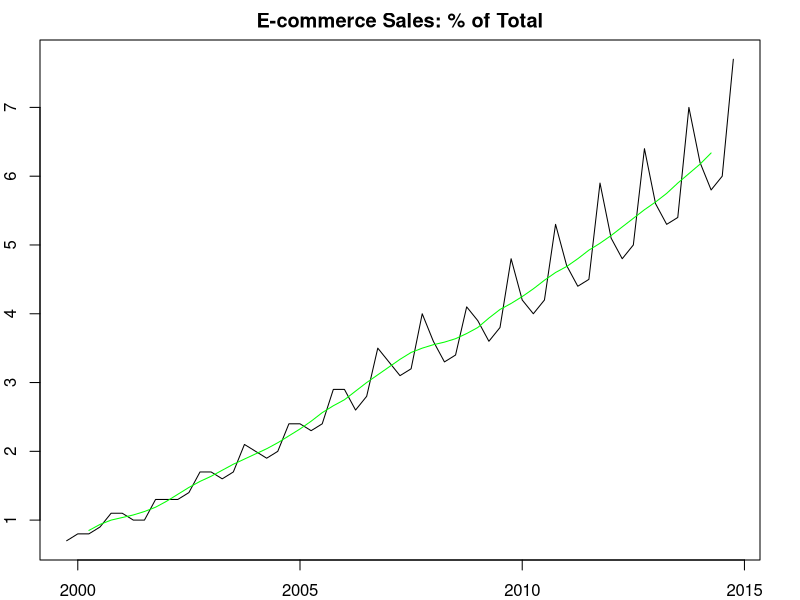
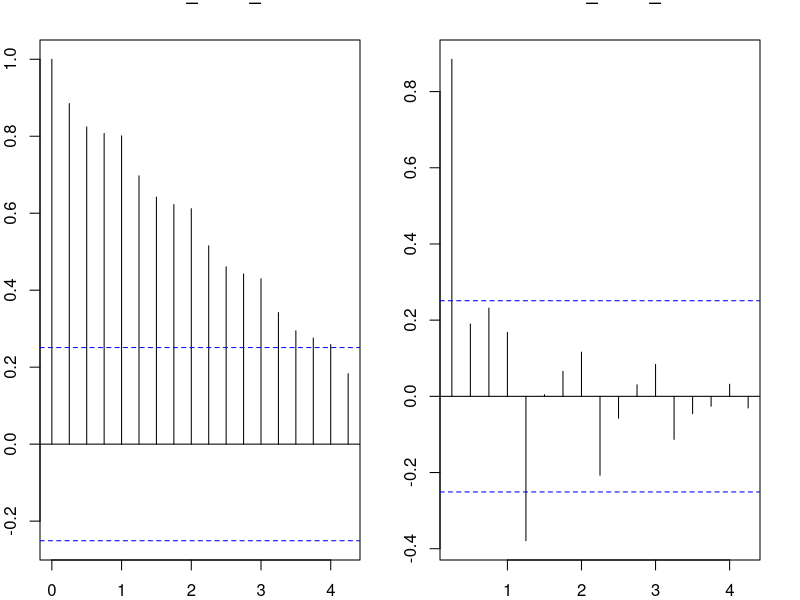
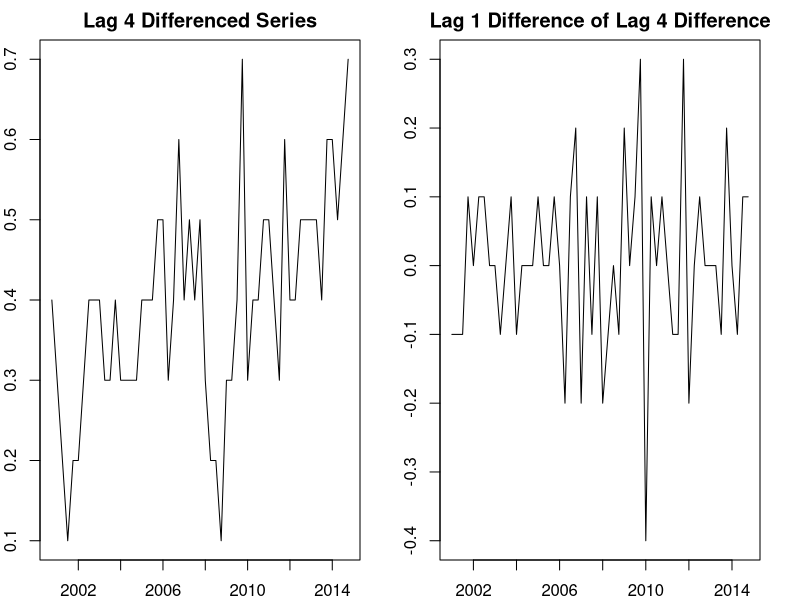
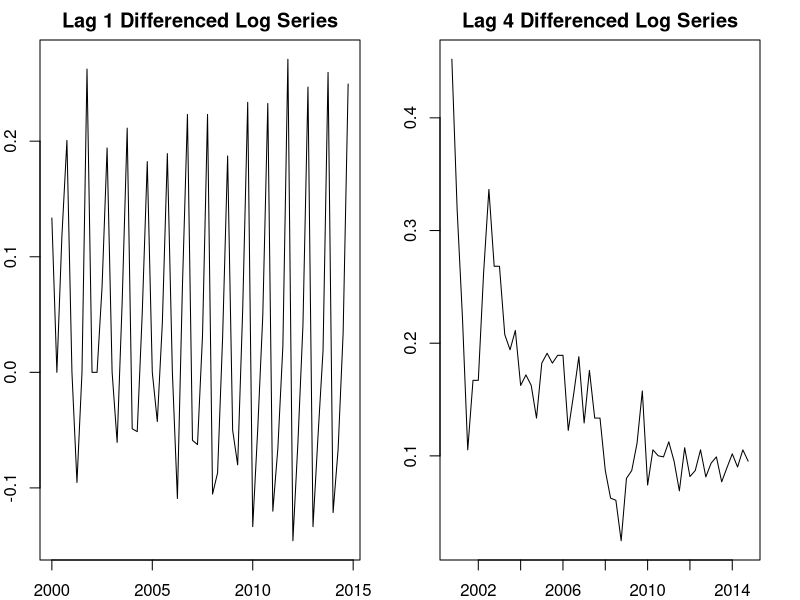
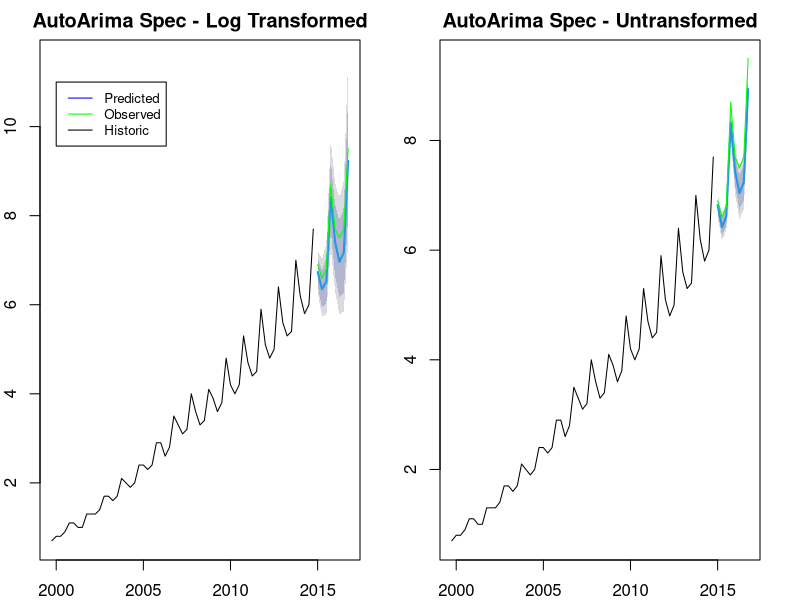
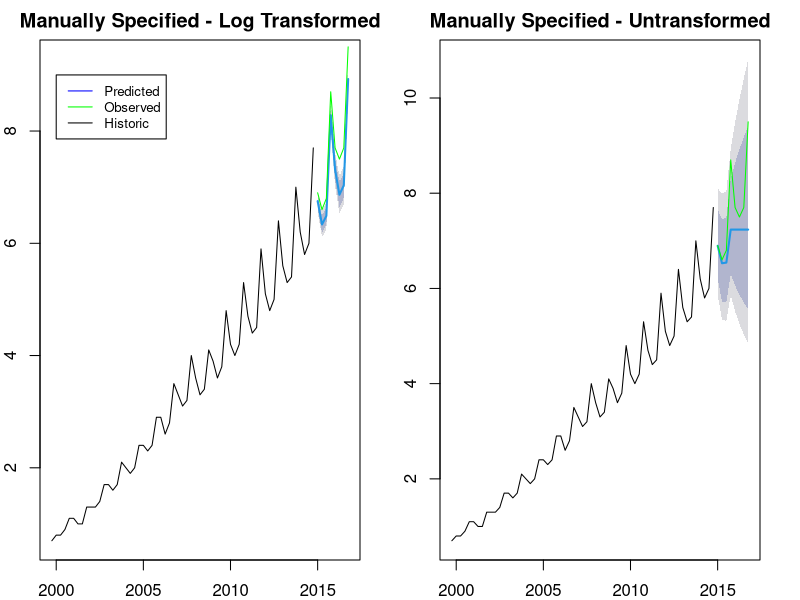
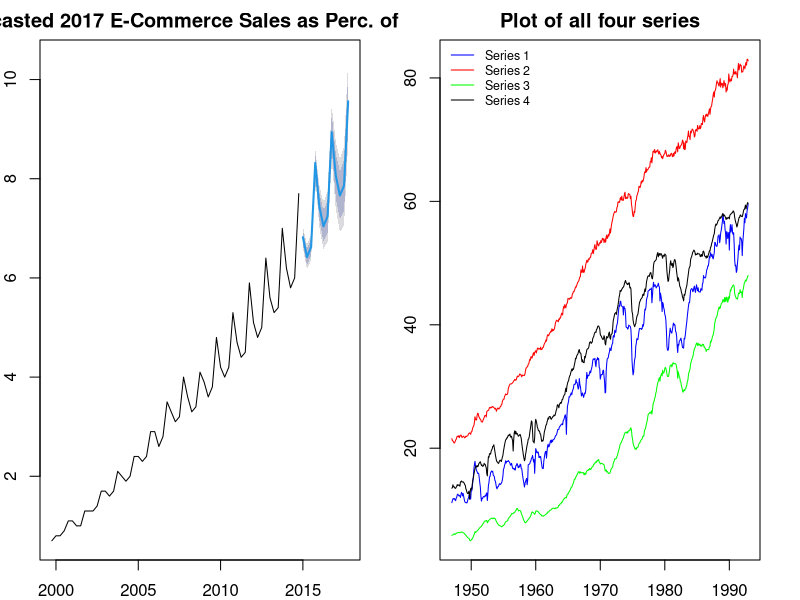
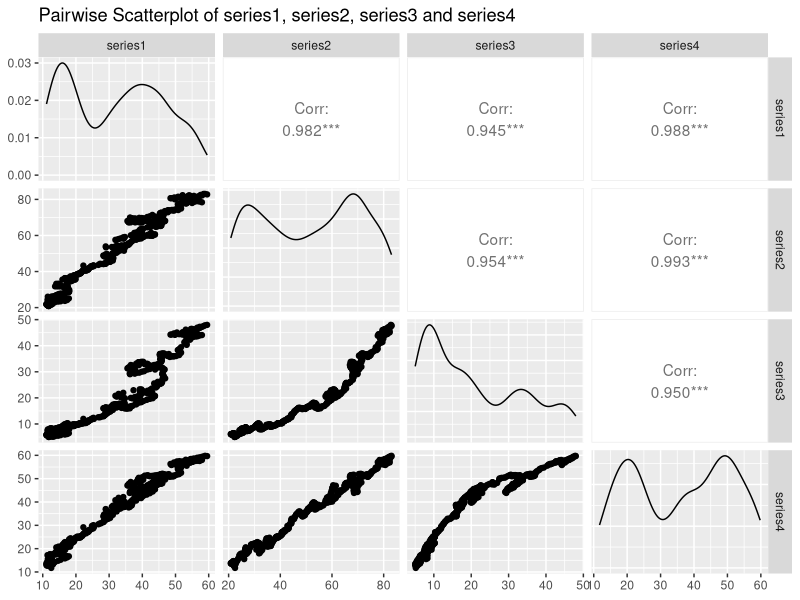

Source code (R) for these figures, in order: (Note: this script raises an error after producing the figures.)
## ---- chunk 1
knitr::opts_chunk$set(echo = TRUE)

pkg <- c('knitr', 'Hmisc', 'ggcorrplot', 'car','xts', 'forecast',
         'dplyr', 'ggplot2', 'jtools', 'readr', 'astsa', 'vars', 'dplyr','tseries', 'GGally')
invisible(lapply(pkg, require, character.only = T))
## ---- chunk 2
ecom = read.csv(file = "ECOMPCTNSA.csv")
ts_ecom = ts(ecom$ECOMPCTNSA, start = c(1999, 4), frequency = 4)
ts_ecom_train = ts(ts_ecom[time(ts_ecom) < 2015], start = c(1999, 4), freq = 4)
ts_ecom_test = ts(ts_ecom[time(ts_ecom) >= 2015], start = c(2015, 1), freq = 4)
head(ts_ecom, 13); sum(is.na(ts_ecom_train)); summary(ts_ecom_train)
## ---- chunk 3
par(mfrow=c(1,1), mai = c(.4, 0.4, 0.4, 0.4))
plot(ts_ecom_train, xlab = 'Date', ylab = 'E-Commerce Retail Sales', main = 'E-commerce Sales: % of Total')
lines(ma(ts_ecom_train, order = 4, centre = T), col = 'green')
## ---- chunk 4
par(mfrow=c(1,2))
acf(ts_ecom_train)
pacf(ts_ecom_train)
## ---- chunk 5
par(mfrow=c(1,2), mai = c(.4, 0.4, 0.4, 0.4))
plot(diff(ts_ecom_train, lag = 4),xlab=NULL,ylab=NULL,main = "Lag 4 Differenced Series")
plot(diff(diff(ts_ecom_train, lag = 4),lag=1),xlab=NULL,ylab=NULL, 
     main = "Lag 1 Difference of Lag 4 Difference")

adf.test(diff(ts_ecom_train, lag = 4))$p.value; adf.test(diff(diff(ts_ecom_train, lag = 4),lag=1))$p.value
## ---- chunk 6
par(mfrow=c(1,2), mai = c(.4, 0.4, 0.4, 0.4))
log_ts_ecom_train = log(ts_ecom_train); log_ts_ecom_test = log(ts_ecom_test)
plot(diff(log_ts_ecom_train, lag = 1),xlab=NULL,ylab=NULL,main = "Lag 1 Differenced Log Series")
plot(diff(log_ts_ecom_train, lag = 4),xlab=NULL,ylab=NULL,main = "Lag 4 Differenced Log Series")

adf.test(diff(log_ts_ecom_train))$p.value; adf.test(diff(log_ts_ecom_train, lag = 4))$p.value
## ---- chunk 7
manual_model_raw <- Arima(ts_ecom_train, order=c(1,1,1), seasonal=c(1,1,4))
manual_model_log <- Arima(ts_ecom_train, order = c(0,1,4), seasonal=c(0,0,0), lambda=0)
## ---- chunk 8
auto_model_log <- auto.arima(ts_ecom_train, ic = 'aicc', lambda = 0)
auto_model_raw <- auto.arima(ts_ecom_train, ic = 'aicc')
## ---- chunk 9
forecast_log_auto = forecast(auto_model_log, h = 8, lambda=0)
forecast_auto = forecast(auto_model_raw, h = 8)
forecast_log_man = forecast(manual_model_raw, h = 8)
forecast_man = forecast(manual_model_log, h = 8, lambda=0)

par(mfrow=c(1,2), mai = c(.4, 0.4, 0.4, 0.4))
plot(forecast_log_auto, main="AutoArima Spec - Log Transformed"); lines(ts_ecom_test, col='green')
legend(2000, 11, legend=c('Predicted','Observed', 'Historic'), col=c('blue','green', 'black'), 
       lty=1, cex=0.8)
plot(forecast_auto, main="AutoArima Spec - Untransformed"); lines(ts_ecom_test, col='green')
par(mfrow=c(1,2), mai = c(.4, 0.4, 0.4, 0.4))
plot(forecast_log_man, main="Manually Specified - Log Transformed"); lines(ts_ecom_test, col='green')
legend(2000, 9, legend=c('Predicted','Observed', 'Historic'), col=c('blue','green', 'black'), 
       lty=1, cex=0.8)
plot(forecast_man, main="Manually Specified - Untransformed"); lines(ts_ecom_test, col='green')
## ---- chunk 10
calculate_rmse = function(fcast, test){
  rmse = sqrt(mean((fcast - test)^2))
  return(rmse)
}
auto_model_log_sw <- shapiro.test(auto_model_log $resid)
auto_model_log_box <-Box.test(auto_model_log $resid, type = "Ljung-Box")
auto_model_raw_sw <-shapiro.test(auto_model_raw $resid)
auto_model_raw_box <-Box.test(auto_model_raw $resid, type = "Ljung-Box")
manual_model_raw_sw <-shapiro.test(manual_model_raw $resid)
manual_model_raw_box <-Box.test(manual_model_raw $resid, type = "Ljung-Box")
manual_model_log_sw <-shapiro.test(manual_model_log $resid)
manual_model_log_box <-Box.test(manual_model_log $resid, type = "Ljung-Box")
results <- data.frame(cbind(
  rbind(auto_model_log$aicc, auto_model_raw$aicc, manual_model_raw$aicc, manual_model_log$aicc),
  rbind(auto_model_log$bic, auto_model_raw$bic, manual_model_raw$bic, manual_model_log$bic),
  rbind(auto_model_log_sw$p.value,auto_model_raw_sw$p.value, 
        manual_model_raw_sw$p.value, manual_model_log_sw$p.value),
  rbind(auto_model_log_box$p.value, auto_model_raw_box$p.value, 
        manual_model_raw_box$p.value, manual_model_log_box$p.value),
  rbind(calculate_rmse(forecast_log_auto$mean,ts_ecom_test), 
        calculate_rmse(forecast_auto$mean,ts_ecom_test), 
        calculate_rmse(forecast_log_man$mean, ts_ecom_test),
        calculate_rmse(forecast_man$mean, ts_ecom_test))))

colnames(results) <- c('AICc', '       BIC', '  Shapiro-Wilk', '  Box-Ljung', '   RMSE')
rownames(results) <- c('Log, Auto','Raw, Auto','Log, Manual', 'Raw, Manual')
round(results,3)
## ---- chunk 11
plot(forecast(auto_model_raw, h = 12), main='Forecasted 2017 E-Commerce Sales as Perc. of Total')
## ---- chunk 12
mts = read.csv(file = "data_2018Spring_MTS.txt", sep=' ')
ts_mts = ts(mts[ , c("series1", "series2", "series3", "series4")], start = c(1947, 1), freq = 12)
ts_mts_train = ts(ts_mts[time(ts_mts) < 1993, ], start = c(1947, 1), freq = 12)
ts_mts_test = ts(ts_mts[time(ts_mts) >= 1993, ], start = c(1993, 1), end = c(1993,12), freq = 12)
head(ts_mts); sum(is.na(ts_mts)); summary(ts_mts_train)
## ---- chunk 13
ts.plot(ts_mts_train, gpars=list(main="Plot of all four series", ylab="Unknown units", 
                                 col=c('blue','red','green','black')))
legend("topleft",c("Series 1","Series 2","Series 3","Series 4"), lty=1, 
       col = c('blue','red','green','black'), bty='n', cex=.75)
## ---- chunk 14
df_mts_train = data.frame(as.matrix(ts_mts_train), date=time(ts_mts_train))
ggpairs(df_mts_train[c('series1', 'series2', 'series3', 'series4')], 
        title='Pairwise Scatterplot of series1, series2, series3 and series4')
## ---- chunk 15
cbind(adf.test(df_mts_train$series1)$p.value, adf.test(df_mts_train$series2)$p.value,
adf.test(df_mts_train$series3)$p.value, adf.test(df_mts_train$series4)$p.value)
## ---- chunk 16
cbind(adf.test(diff(df_mts_train$series1))$p.value, adf.test(diff(df_mts_train$series2))$p.value,
adf.test(diff(df_mts_train$series3))$p.value, adf.test(diff(df_mts_train$series4))$p.value)
## ---- chunk 17
acf(diff(ts_mts_train))
pacf(diff(ts_mts_train))
## ---- chunk 18
cbind(po.test(df_mts_train[c('series1','series2')])$p.value, #column 1
po.test(df_mts_train[c('series1','series3')])$p.value, #column 2
po.test(df_mts_train[c('series1','series4')])$p.value, #column 3
po.test(df_mts_train[c('series2','series3')])$p.value, #column 4
po.test(df_mts_train[c('series2','series4')])$p.value, #column 5
po.test(df_mts_train[c('series3','series4')])$p.value) #column 6
## ---- chunk 19
VARselect(diff(ts_mts_train), type = 'both')$selection
## ---- chunk 20
var = VAR(diff(ts_mts_train), p = 2, type = 'both')
serial.test(var, type = 'PT.asymptotic')$serial$p.value[1]
## ---- chunk 21
var_model = VAR(diff(ts_mts_train), p = 5, type = 'both')
## ---- chunk 22
calculate_int = function(model, forecast_steps, endvals){
  diff_forecast = forecast(model, h=forecast_steps)
  int_1 = endvals[1] + cumsum(diff_forecast$forecast$series1$mean)
  int_2 = endvals[2] + cumsum(diff_forecast$forecast$series2$mean)
  int_3 = endvals[3] + cumsum(diff_forecast$forecast$series3$mean)
  int_4 = endvals[4] + cumsum(diff_forecast$forecast$series4$mean)
  return(list(int_1, int_2, int_3, int_4))
}
int = calculate_int(var_model, 24, tail(ts_mts_train, n=1))
ts_forecast = ts(cbind(int[[1]], int[[2]], int[[3]], int[[4]]), start=c(1993, 1), freq=12)
ts_mts_train_window = window(ts_mts_train, start = c(1985,1))

par(mfrow=c(1,2), mai = c(.4, 0.4, 0.4, 0.4))
ts.plot(ts_mts_train_window[,1], ts_mts_test[,1], ts_forecast[,1], col=c('black', 'green', 'blue'),
        main = 'series1 with forecast')
legend(1985, 63, legend=c('Predicted','Observed', 'Historic'), col=c('blue', 'green', 'black'), 
       lty=1, cex=0.8)
ts.plot(ts_mts_train_window[,2], ts_mts_test[,2], ts_forecast[,2], col=c('black', 'green', 'blue'), 
        main = 'series2 with forecast')
par(mfrow=c(1,2), mai = c(.4, 0.4, 0.4, 0.4))
ts.plot(ts_mts_train_window[,3], ts_mts_test[,3], ts_forecast[,3], col=c('black', 'green', 'blue'), 
        main = 'series3 with forecast')
legend(1985, 50, legend=c('Predicted','Observed', 'Historic'), col=c('blue', 'green', 'black'), 
       lty=1, cex=0.8)
ts.plot(ts_mts_train_window[,4], ts_mts_test[,4], ts_forecast[,4], col=c('black', 'green', 'blue'), 
        main = 'series4 with forecast')
## ---- chunk 23
residuals = as.numeric(ts_mts_test) - window(ts_forecast, start = c(1993,1), end = c(1993,12))
#plot(residuals, main = 'Residuals of VAR(5) model', ylab = 'Date', type='b')
## ---- chunk 24
serial.test(var_model, type="BG")$serial$p.value
## ---- chunk 25
normality.test(var_model, multivariate.only = TRUE)$jb.mul$JB$p.value[1,1]
## ---- chunk 26
int = calculate_int(var_model, 12, tail(ts_mts_train, n=1))
df_RMSE = data.frame(rbind(calculate_rmse(int[[1]], ts_mts_test[,1]),
           calculate_rmse(int[[2]], ts_mts_test[,2]), calculate_rmse(
             int[[3]], ts_mts_test[,3]), calculate_rmse(int[[4]], ts_mts_test[,4])))

colnames(df_RMSE) = c('RMSE')
rownames(df_RMSE) = c('series1','series2','series3', 'series4')
df_RMSE
## ---- chunk 27
results = data.frame(); orderrange = 1:10
for(i in orderrange) {
  var_iter = VAR(diff(ts_mts_train), p = i, type="both")
  int = calculate_int(var_iter, 12, tail(ts_mts_train, n=1))
  
  PT = serial.test(var_iter, type="PT.asymptotic")$serial$p.value
  BG = serial.test(var_iter, type="BG")$serial$p.value
  norm = normality.test(var_iter, multivariate.only = TRUE)$jb.mul$JB$p.value
  rmse_sum = calculate_rmse(int[[1]], ts_mts_test[,1]) + calculate_rmse(int[[2]], ts_mts_test[,2]) +
             calculate_rmse(int[[3]], ts_mts_test[,3]) + calculate_rmse(int[[4]], ts_mts_test[,4])
  results = rbind(results, cbind(AIC(var_iter), BIC(var_iter), PT, BG, norm, round(rmse_sum,2)))
}
rownames(results) = orderrange
colnames(results) = c('AIC', '       BIC', ' Port. p-val', 
                      ' BG p-val', 'JB p-val', 'sum(RMSE)')
round(results, 3)
## ---- chunk 28
var_model_final = VAR(diff(ts_mts_train), p = 6, type = 'both')

int = calculate_int(var_model_final, 36, tail(ts_mts_train, n=1))
ts_forecast_fin = ts(cbind(int[[1]], int[[2]], int[[3]], int[[4]]), start=c(1993, 1), freq=12)

par(mfrow=c(2,2), mai = c(.4, 0.4, 0.4, 0.4))
ts.plot(ts_mts_train_window[,1], ts_mts_test[,1], ts_forecast_fin[,1], col=c('black', 'green', 'blue'),
        main = 'series1 with forecast')
legend(1985, 64, legend=c('Predicted','Observed', 'Historic'), col=c('blue', 'green', 'black'), 
       lty=1, cex=0.8)
ts.plot(ts_mts_train_window[,2], ts_mts_test[,2], ts_forecast_fin[,2], col=c('black', 'green', 'blue'), 
        main = 'series2 with forecast')
ts.plot(ts_mts_train_window[,3], ts_mts_test[,3], ts_forecast_fin[,3], col=c('black', 'green', 'blue'), 
        main = 'series3 with forecast')
ts.plot(ts_mts_train_window[,4], ts_mts_test[,4], ts_forecast_fin[,4], col=c('black', 'green', 'blue'), 
        main = 'series4 with forecast')
